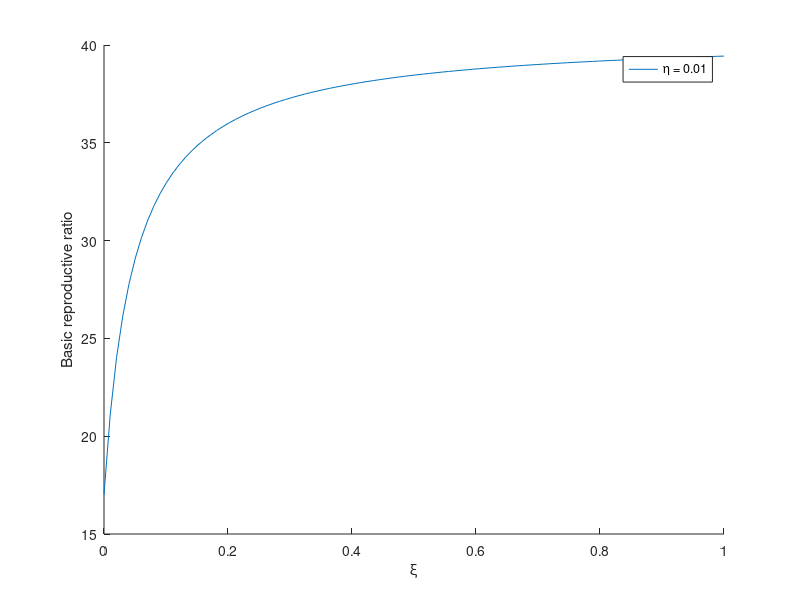
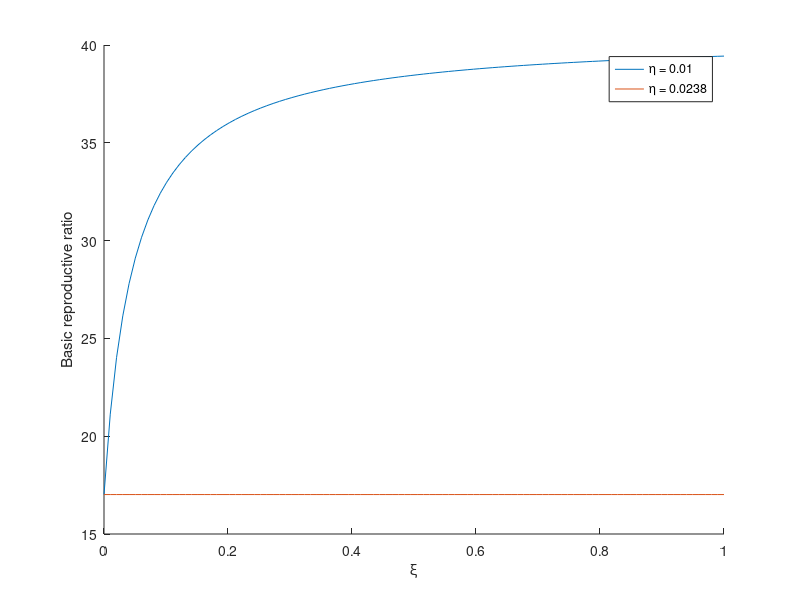
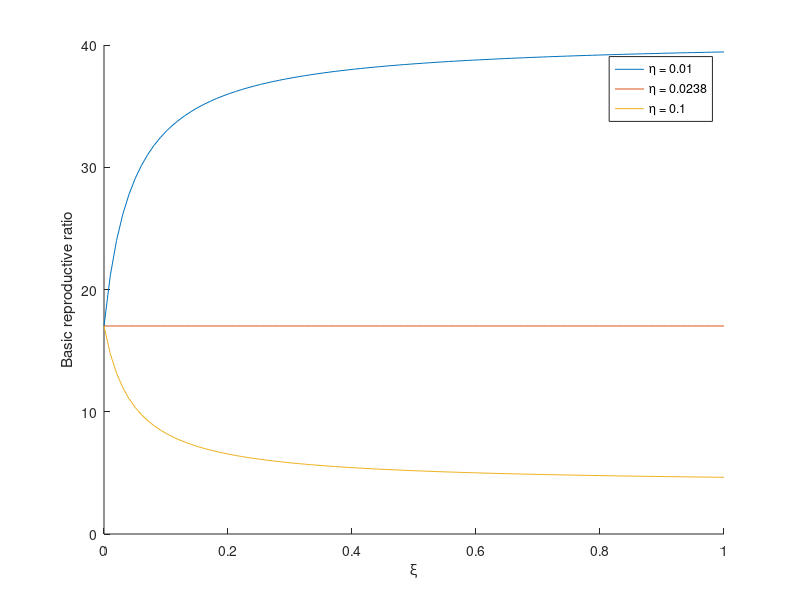
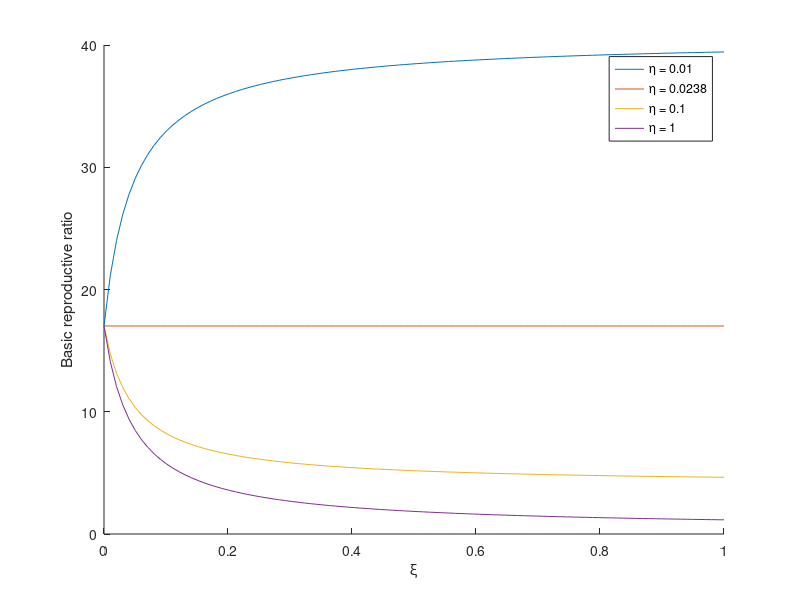

The MATLAB source for these figures, in order:
gamma = 0.0476
    tau = 0.5
    beta = 0.81

for nu = [0.01 0.0238 0.1 1]
    
x = linspace(0,1)

y = (beta./(gamma+x)).*(1+(tau*x)/nu)

hold on
plot(x,y)

legend({'\eta = 0.01','\eta = 0.0238', '\eta = 0.1', '\eta = 1'},'Location','northeast')

xlabel('\xi')
ylabel('Basic reproductive ratio')

print -depsc hospvarying.eps


end 

